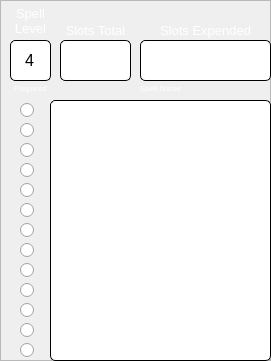
    <widget class="QFrame" name="frame_27">
     <property name="geometry">
      <rect>
       <x>610</x>
       <y>110</y>
       <width>271</width>
       <height>361</height>
      </rect>
     </property>
     <property name="frameShape">
      <enum>QFrame::StyledPanel</enum>
     </property>
     <property name="frameShadow">
      <enum>QFrame::Raised</enum>
     </property>
     <widget class="QLineEdit" name="SpellcastingAbility_10">
      <property name="geometry">
       <rect>
        <x>10</x>
        <y>40</y>
        <width>41</width>
        <height>41</height>
       </rect>
      </property>
      <property name="font">
       <font>
        <pointsize>12</pointsize>
       </font>
      </property>
      <property name="styleSheet">
       <string notr="true"> background-color: white;
 border-style: solid;
 border-width:1px;
 border-radius:5px;
 border-color: black;</string>
      </property>
      <property name="text">
       <string>4</string>
      </property>
      <property name="alignment">
       <set>Qt::AlignCenter</set>
      </property>
      <property name="readOnly">
       <bool>true</bool>
      </property>
     </widget>
     <widget class="QLineEdit" name="SlotsTotal4">
      <property name="geometry">
       <rect>
        <x>60</x>
        <y>40</y>
        <width>71</width>
        <height>41</height>
       </rect>
      </property>
      <property name="font">
       <font>
        <pointsize>12</pointsize>
       </font>
      </property>
      <property name="styleSheet">
       <string notr="true"> background-color: white;
 border-style: solid;
 border-width:1px;
 border-radius:5px;
 border-color: black;</string>
      </property>
      <property name="text">
       <string/>
      </property>
      <property name="alignment">
       <set>Qt::AlignCenter</set>
      </property>
     </widget>
     <widget class="QPlainTextEdit" name="Lvl4Spells">
      <property name="geometry">
       <rect>
        <x>50</x>
        <y>100</y>
        <width>221</width>
        <height>261</height>
       </rect>
      </property>
      <property name="font">
       <font>
        <pointsize>11</pointsize>
       </font>
      </property>
      <property name="styleSheet">
       <string notr="true"> background-color: white;
 border-style: solid;
 border-width:1px;
 border-radius:5px;
 border-color: black;</string>
      </property>
      <property name="plainText">
       <string/>
      </property>
     </widget>
     <widget class="QLabel" name="label_126">
      <property name="geometry">
       <rect>
        <x>0</x>
        <y>0</y>
        <width>61</width>
        <height>41</height>
       </rect>
      </property>
      <property name="font">
       <font>
        <pointsize>10</pointsize>
       </font>
      </property>
      <property name="styleSheet">
       <string notr="true">color: rgb(255, 255, 255);</string>
      </property>
      <property name="text">
       <string>Spell
Level</string>
      </property>
      <property name="alignment">
       <set>Qt::AlignCenter</set>
      </property>
     </widget>
     <widget class="QLineEdit" name="Expended4">
      <property name="geometry">
       <rect>
        <x>140</x>
        <y>40</y>
        <width>131</width>
        <height>41</height>
       </rect>
      </property>
      <property name="font">
       <font>
        <pointsize>12</pointsize>
       </font>
      </property>
      <property name="styleSheet">
       <string notr="true"> background-color: white;
 border-style: solid;
 border-width:1px;
 border-radius:5px;
 border-color: black;</string>
      </property>
      <property name="text">
       <string/>
      </property>
      <property name="alignment">
       <set>Qt::AlignCenter</set>
      </property>
     </widget>
     <widget class="QLabel" name="label_127">
      <property name="geometry">
       <rect>
        <x>50</x>
        <y>20</y>
        <width>91</width>
        <height>21</height>
       </rect>
      </property>
      <property name="font">
       <font>
        <pointsize>10</pointsize>
       </font>
      </property>
      <property name="styleSheet">
       <string notr="true">color: rgb(255, 255, 255);</string>
      </property>
      <property name="text">
       <string>Slots Total</string>
      </property>
      <property name="alignment">
       <set>Qt::AlignCenter</set>
      </property>
     </widget>
     <widget class="QLabel" name="label_128">
      <property name="geometry">
       <rect>
        <x>140</x>
        <y>20</y>
        <width>131</width>
        <height>21</height>
       </rect>
      </property>
      <property name="font">
       <font>
        <pointsize>10</pointsize>
       </font>
      </property>
      <property name="styleSheet">
       <string notr="true">color: rgb(255, 255, 255);</string>
      </property>
      <property name="text">
       <string>Slots Expended</string>
      </property>
      <property name="alignment">
       <set>Qt::AlignCenter</set>
      </property>
     </widget>
     <widget class="QRadioButton" name="Lvl4Prep2">
      <property name="geometry">
       <rect>
        <x>20</x>
        <y>120</y>
        <width>16</width>
        <height>20</height>
       </rect>
      </property>
      <property name="text">
       <string/>
      </property>
      <property name="autoExclusive">
       <bool>false</bool>
      </property>
     </widget>
     <widget class="QRadioButton" name="Lvl4Prep1">
      <property name="geometry">
       <rect>
        <x>20</x>
        <y>100</y>
        <width>16</width>
        <height>20</height>
       </rect>
      </property>
      <property name="text">
       <string/>
      </property>
      <property name="autoExclusive">
       <bool>false</bool>
      </property>
     </widget>
     <widget class="QRadioButton" name="Lvl4Prep4">
      <property name="geometry">
       <rect>
        <x>20</x>
        <y>160</y>
        <width>16</width>
        <height>20</height>
       </rect>
      </property>
      <property name="text">
       <string/>
      </property>
      <property name="autoExclusive">
       <bool>false</bool>
      </property>
     </widget>
     <widget class="QRadioButton" name="Lvl4Prep3">
      <property name="geometry">
       <rect>
        <x>20</x>
        <y>140</y>
        <width>16</width>
        <height>20</height>
       </rect>
      </property>
      <property name="text">
       <string/>
      </property>
      <property name="autoExclusive">
       <bool>false</bool>
      </property>
     </widget>
     <widget class="QRadioButton" name="Lvl4Prep6">
      <property name="geometry">
       <rect>
        <x>20</x>
        <y>200</y>
        <width>16</width>
        <height>20</height>
       </rect>
      </property>
      <property name="text">
       <string/>
      </property>
      <property name="autoExclusive">
       <bool>false</bool>
      </property>
     </widget>
     <widget class="QRadioButton" name="Lvl4Prep5">
      <property name="geometry">
       <rect>
        <x>20</x>
        <y>180</y>
        <width>16</width>
        <height>20</height>
       </rect>
      </property>
      <property name="text">
       <string/>
      </property>
      <property name="autoExclusive">
       <bool>false</bool>
      </property>
     </widget>
     <widget class="QRadioButton" name="Lvl4Prep8">
      <property name="geometry">
       <rect>
        <x>20</x>
        <y>240</y>
        <width>16</width>
        <height>20</height>
       </rect>
      </property>
      <property name="text">
       <string/>
      </property>
      <property name="autoExclusive">
       <bool>false</bool>
      </property>
     </widget>
     <widget class="QRadioButton" name="Lvl4Prep7">
      <property name="geometry">
       <rect>
        <x>20</x>
        <y>220</y>
        <width>16</width>
        <height>20</height>
       </rect>
      </property>
      <property name="text">
       <string/>
      </property>
      <property name="autoExclusive">
       <bool>false</bool>
      </property>
     </widget>
     <widget class="QLabel" name="label_129">
      <property name="geometry">
       <rect>
        <x>10</x>
        <y>80</y>
        <width>41</width>
        <height>16</height>
       </rect>
      </property>
      <property name="font">
       <font>
        <pointsize>6</pointsize>
       </font>
      </property>
      <property name="styleSheet">
       <string notr="true">color: rgb(255, 255, 255);</string>
      </property>
      <property name="text">
       <string>Prepared</string>
      </property>
      <property name="alignment">
       <set>Qt::AlignCenter</set>
      </property>
     </widget>
     <widget class="QLabel" name="label_130">
      <property name="geometry">
       <rect>
        <x>50</x>
        <y>80</y>
        <width>221</width>
        <height>16</height>
       </rect>
      </property>
      <property name="font">
       <font>
        <pointsize>6</pointsize>
       </font>
      </property>
      <property name="styleSheet">
       <string notr="true">color: rgb(255, 255, 255);</string>
      </property>
      <property name="text">
       <string>Spell Name</string>
      </property>
      <property name="alignment">
       <set>Qt::AlignCenter</set>
      </property>
     </widget>
     <widget class="QRadioButton" name="Lvl4Prep11">
      <property name="geometry">
       <rect>
        <x>20</x>
        <y>300</y>
        <width>16</width>
        <height>20</height>
       </rect>
      </property>
      <property name="text">
       <string/>
      </property>
      <property name="autoExclusive">
       <bool>false</bool>
      </property>
     </widget>
     <widget class="QRadioButton" name="Lvl4Prep10">
      <property name="geometry">
       <rect>
        <x>20</x>
        <y>280</y>
        <width>16</width>
        <height>20</height>
       </rect>
      </property>
      <property name="text">
       <string/>
      </property>
      <property name="autoExclusive">
       <bool>false</bool>
      </property>
     </widget>
     <widget class="QRadioButton" name="Lvl4Prep13">
      <property name="geometry">
       <rect>
        <x>20</x>
        <y>340</y>
        <width>16</width>
        <height>20</height>
       </rect>
      </property>
      <property name="text">
       <string/>
      </property>
      <property name="autoExclusive">
       <bool>false</bool>
      </property>
     </widget>
     <widget class="QRadioButton" name="Lvl4Prep12">
      <property name="geometry">
       <rect>
        <x>20</x>
        <y>320</y>
        <width>16</width>
        <height>20</height>
       </rect>
      </property>
      <property name="text">
       <string/>
      </property>
      <property name="autoExclusive">
       <bool>false</bool>
      </property>
     </widget>
     <widget class="QRadioButton" name="Lvl4Prep9">
      <property name="geometry">
       <rect>
        <x>20</x>
        <y>260</y>
        <width>16</width>
        <height>20</height>
       </rect>
      </property>
      <property name="text">
       <string/>
      </property>
      <property name="autoExclusive">
       <bool>false</bool>
      </property>
     </widget>
    </widget>
